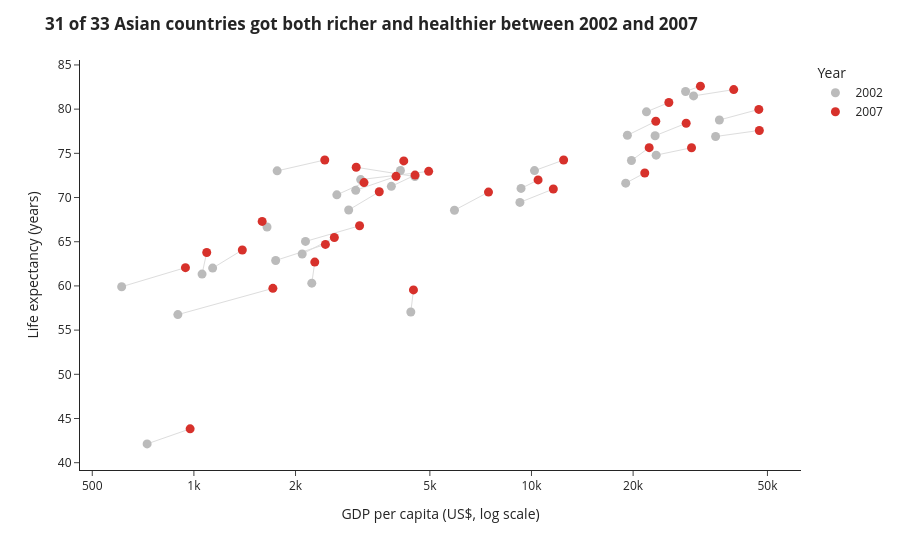

The notebook cell saved with this chart:
### Markdown cell above
## Task 1 — Scatter: life expectancy change over time

**What to build:** A scatter showing **GDP per capita vs life expectancy** for **two years** (2002 and 2007) to show how both moved — use **colour for year** (just 2 colours), **one continent only**.

Choose any continent except Africa (that was the example). Highlight the change direction.

> 💡 Filter: `df.loc[df['continent'] == 'YOUR_CHOICE']` then filter years

### Code cell
# Task 1
import plotly.graph_objects as go

continent = "Asia"
d = df[(df["continent"] == continent) & (df["year"].isin([2002, 2007]))].copy()
d["year"] = d["year"].astype(str)

fig = px.scatter(
    d, x="gdpPercap", y="lifeExp", color="year", log_x=True,
    color_discrete_map={"2002": "#BBBBBB", "2007": "#D7312B"},
    hover_name="country",
    labels={"gdpPercap": "GDP per capita (US$, log scale)", "lifeExp": "Life expectancy (years)", "year": "Year"},
)

# Thin lines joining each country's 2002 and 2007 points, to show the direction of change
wide = d.pivot(index="country", columns="year", values=["gdpPercap", "lifeExp"])
xs, ys = [], []
for c in wide.index:
    xs += [wide.loc[c, ("gdpPercap", "2002")], wide.loc[c, ("gdpPercap", "2007")], None]
    ys += [wide.loc[c, ("lifeExp", "2002")], wide.loc[c, ("lifeExp", "2007")], None]
fig.add_trace(go.Scatter(x=xs, y=ys, mode="lines", line=dict(color="#DDDDDD", width=1),
                         hoverinfo="skip", showlegend=False))
fig.data = (fig.data[-1],) + fig.data[:-1]   # draw the lines behind the dots

# Insight title calculated from the data
better = ((wide[("gdpPercap", "2007")] > wide[("gdpPercap", "2002")]) &
          (wide[("lifeExp", "2007")] > wide[("lifeExp", "2002")])).sum()
fig.update_layout(
    title=f"<b>{better} of {len(wide)} Asian countries got both richer and healthier between 2002 and 2007</b>",
    template="simple_white", width=900, height=550,
    xaxis=dict(showgrid=False), yaxis=dict(showgrid=False),
)
fig.update_traces(marker=dict(size=9))
fig.update_xaxes(tickvals=[500, 1000, 2000, 5000, 10000, 20000, 50000],
                 ticktext=["500", "1k", "2k", "5k", "10k", "20k", "50k"])
fig.show()

### Figure 1 — Plotly figure (JSON) as saved in the notebook; plotly's stock layout.template omitted (floating-point values rounded to 4 significant figures)
{"data": [{"hoverinfo": "skip", "line": {"color": "#DDDDDD", "width": 1}, "marker": {"size": 9}, "mode": "lines", "showlegend": false, "type": "scatter", "x": [726.7, 974.6, null, 23400.0, 29800.0, null, 1136.0, 1391.0, null, 896.2, 1714.0, null, 3119.0, 4959.0, null, 30210.0, 39720.0, null, 1747.0, 2452.0, null, 2874.0, 3541.0, null, 9241.0, 11610.0, null, 4391.0, 4471.0, null, 21910.0, 25520.0, null, 28600.0, 31660.0, null, 3845.0, 4519.0, null, 1647.0, 1593.0, null, 19230.0, 23350.0, null, 35110.0, 47310.0, null, 9314.0, 10460.0, null, 10210.0, 12450.0, null, 2141.0, 3096.0, null, 611, 944, null, 1057.0, 1091.0, null, 19770.0, 22320.0, null, 2093.0, 2606.0, null, 2651.0, 3190.0, null, 19010.0, 21650.0, null, 36020.0, 47140.0, null, 3015.0, 3970.0, null, 4091.0, 4185.0, null, 23240.0, 28720.0, null, 5913.0, 7458.0, null, 1764.0, 2442.0, null, 4515.0, 3025.0, null, 2235.0, 2281.0, null], "y": [42.13, 43.83, null, 74.8, 75.64, null, 62.01, 64.06, null, 56.75, 59.72, null, 72.03, 72.96, null, 81.5, 82.21, null, 62.88, 64.7, null, 68.59, 70.65, null, 69.45, 70.96, null, 57.05, 59.55, null, 79.7, 80.75, null, 82, 82.6, null, 71.26, 72.53, null, 66.66, 67.3, null, 77.05, 78.62, null, 76.9, 77.59, null, 71.03, 71.99, null, 73.04, 74.24, null, 65.03, 66.8, null, 59.91, 62.07, null, 61.34, 63.78, null, 74.19, 75.64, null, 63.61, 65.48, null, 70.3, 71.69, null, 71.63, 72.78, null, 78.77, 79.97, null, 70.81, 72.4, null, 73.05, 74.14, null, 76.99, 78.4, null, 68.56, 70.62, null, 73.02, 74.25, null, 72.37, 73.42, null, 60.31, 62.7, null]}, {"hovertemplate": "<b>%{hovertext}</b><br><br>Year=2002<br>GDP per capita (US$, log scale)=%{x}<br>Life expectancy (years)=%{y}<extra></extra>", "hovertext": ["Afghanistan", "Bahrain", "Bangladesh", "Cambodia", "China", "Hong Kong, China", "India", "Indonesia", "Iran", "Iraq", "Israel", "Japan", "Jordan", "Korea, Dem. Rep.", "Korea, Rep.", "Kuwait", "Lebanon", "Malaysia", "Mongolia", "Myanmar", "Nepal", "Oman", "Pakistan", "Philippines", "Saudi Arabia", "Singapore", "Sri Lanka", "Syria", "Taiwan", "Thailand", "Vietnam", "West Bank and Gaza", "Yemen, Rep."], "legendgroup": "2002", "marker": {"color": "#BBBBBB", "size": 9, "symbol": "circle"}, "mode": "markers", "name": "2002", "orientation": "v", "showlegend": true, "type": "scatter", "x": [726.7, 23400.0, 1136.0, 896.2, 3119.0, 30210.0, 1747.0, 2874.0, 9241.0, 4391.0, 21910.0, 28600.0, 3845.0, 1647.0, 19230.0, 35110.0, 9314.0, 10210.0, 2141.0, 611.0, 1057.0, 19770.0, 2093.0, 2651.0, 19010.0, 36020.0, 3015.0, 4091.0, 23240.0, 5913.0, 1764.0, 4515.0, 2235.0], "xaxis": "x", "y": [42.13, 74.8, 62.01, 56.75, 72.03, 81.5, 62.88, 68.59, 69.45, 57.05, 79.7, 82.0, 71.26, 66.66, 77.05, 76.9, 71.03, 73.04, 65.03, 59.91, 61.34, 74.19, 63.61, 70.3, 71.63, 78.77, 70.81, 73.05, 76.99, 68.56, 73.02, 72.37, 60.31], "yaxis": "y"}, {"hovertemplate": "<b>%{hovertext}</b><br><br>Year=2007<br>GDP per capita (US$, log scale)=%{x}<br>Life expectancy (years)=%{y}<extra></extra>", "hovertext": ["Afghanistan", "Bahrain", "Bangladesh", "Cambodia", "China", "Hong Kong, China", "India", "Indonesia", "Iran", "Iraq", "Israel", "Japan", "Jordan", "Korea, Dem. Rep.", "Korea, Rep.", "Kuwait", "Lebanon", "Malaysia", "Mongolia", "Myanmar", "Nepal", "Oman", "Pakistan", "Philippines", "Saudi Arabia", "Singapore", "Sri Lanka", "Syria", "Taiwan", "Thailand", "Vietnam", "West Bank and Gaza", "Yemen, Rep."], "legendgroup": "2007", "marker": {"color": "#D7312B", "size": 9, "symbol": "circle"}, "mode": "markers", "name": "2007", "orientation": "v", "showlegend": true, "type": "scatter", "x": [974.6, 29800.0, 1391.0, 1714.0, 4959.0, 39720.0, 2452.0, 3541.0, 11610.0, 4471.0, 25520.0, 31660.0, 4519.0, 1593.0, 23350.0, 47310.0, 10460.0, 12450.0, 3096.0, 944.0, 1091.0, 22320.0, 2606.0, 3190.0, 21650.0, 47140.0, 3970.0, 4185.0, 28720.0, 7458.0, 2442.0, 3025.0, 2281.0], "xaxis": "x", "y": [43.83, 75.64, 64.06, 59.72, 72.96, 82.21, 64.7, 70.65, 70.96, 59.55, 80.75, 82.6, 72.53, 67.3, 78.62, 77.59, 71.99, 74.24, 66.8, 62.07, 63.78, 75.64, 65.48, 71.69, 72.78, 79.97, 72.4, 74.14, 78.4, 70.62, 74.25, 73.42, 62.7], "yaxis": "y"}], "layout": {"height": 550, "legend": {"title": {"text": "Year"}, "tracegroupgap": 0}, "margin": {"t": 60}, "title": {"text": "<b>31 of 33 Asian countries got both richer and healthier between 2002 and 2007</b>"}, "width": 900, "xaxis": {"anchor": "y", "autorange": true, "domain": [0, 1], "range": [2.663, 4.798], "showgrid": false, "ticktext": ["500", "1k", "2k", "5k", "10k", "20k", "50k"], "tickvals": [500, 1000, 2000, 5000, 10000, 20000, 50000], "title": {"text": "GDP per capita (US$, log scale)"}, "type": "log"}, "yaxis": {"anchor": "x", "autorange": true, "domain": [0, 1], "range": [39.17, 85.56], "showgrid": false, "title": {"text": "Life expectancy (years)"}, "type": "linear"}}}
